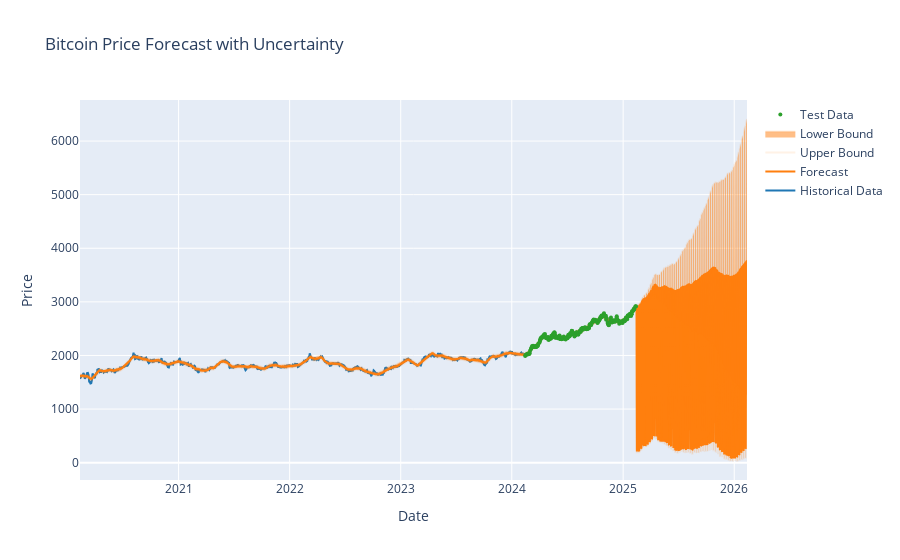

Notebook code cell kept with this figure:
### Code cell
# Import required libraries
import pandas as pd
from prophet import Prophet
from prophet.diagnostics import cross_validation, performance_metrics
import plotly.graph_objects as go
import matplotlib.pyplot as plt

# Load the Bitcoin data
df = pd.read_csv('./CSV/df_gold.csv')

# Convert to datetime and rename columns
df['Date'] = pd.to_datetime(df['Date'])
df = df.rename(columns={'Date': 'ds', 'Close': 'y'})

# Split data into train and test (80-20 split)
train_size = int(len(df) * 0.8)
train = df.iloc[:train_size]
test = df.iloc[train_size:]

# Model Configuration
m = Prophet(
    changepoint_prior_scale=0.15,  # Augmentation de la flexibilité des changepoints
    seasonality_mode='multiplicative',  # Mode saisonnier multiplicatif
    yearly_seasonality=20,           # Fourier terms pour la saisonnalité annuelle
    weekly_seasonality=15,           # Fourier terms pour la saisonnalité hebdomadaire
    daily_seasonality=False,         # Désactivé pour les données quotidiennes
    n_changepoints=200               # Augmentation du nombre de points de changement
)

# Add seasonalities
m.add_seasonality(name='monthly', period=30.5, fourier_order=10)

# Model Training
m.fit(train)

# Cross-validation
df_cv = cross_validation(
    m,
    initial='730 days',  # Période d'entraînement initiale (2 ans)
    period='180 days',   # Période entre les splits (6 mois)
    horizon='90 days'    # Période de prévision (3 mois)
)

# Calculate performance metrics
df_p = performance_metrics(df_cv)

# Display performance metrics
print("\nPerformance Metrics:")
print(df_p[['horizon', 'mae', 'rmse', 'mape']].tail())

# Calculate average metrics
average_mae = df_p['mae'].mean()
average_rmse = df_p['rmse'].mean()
average_mape = df_p['mape'].mean() * 100

print(f"\nAverage Metrics:")
print(f"MAE: {average_mae:.2f}")
print(f"RMSE: {average_rmse:.2f}")
print(f"MAPE: {average_mape:.2f}%")

# Final forecast with full data
m_full = Prophet(
    changepoint_prior_scale=0.15,
    seasonality_mode='multiplicative',  
    yearly_seasonality=20,
    weekly_seasonality=15,
    daily_seasonality=False,
    n_changepoints=200
).fit(df)

future = m_full.make_future_dataframe(periods=365)
forecast = m_full.predict(future)

# Plotting
fig = go.Figure()

# Actual data
fig.add_trace(go.Scatter(
    x=df['ds'], 
    y=df['y'], 
    mode='lines', 
    name='Historical Data',
    line=dict(color='#1f77b4')
))

# Forecast
fig.add_trace(go.Scatter(
    x=forecast['ds'], 
    y=forecast['yhat'], 
    mode='lines', 
    name='Forecast',
    line=dict(color='#ff7f0e')))
    
# Uncertainty interval
fig.add_trace(go.Scatter(
    x=forecast['ds'],
    y=forecast['yhat_upper'],
    fill=None,
    mode='lines',
    line=dict(color='rgba(255,127,14,0.1)'),
    name='Upper Bound'))

fig.add_trace(go.Scatter(
    x=forecast['ds'],
    y=forecast['yhat_lower'],
    fill='tonexty',
    mode='lines',
    line=dict(color='rgba(255,127,14,0.1)'),
    name='Lower Bound'))

# Test data comparison
fig.add_trace(go.Scatter(
    x=test['ds'], 
    y=test['y'], 
    mode='markers', 
    name='Test Data',
    marker=dict(color='#2ca02c', size=4)))
    
fig.update_layout(
    title='Bitcoin Price Forecast with Uncertainty',
    xaxis_title='Date',
    yaxis_title='Price',
    hovermode='x unified',
    showlegend=True
)

fig.show()

### Figure 1 — Plotly figure (JSON) as saved in the notebook; plotly's stock layout.template omitted (floating-point values rounded to 4 significant figures; data arrays with more than 128 entries replaced by an {"elided": "..."} marker saying what was removed)
{"data": [{"line": {"color": "#1f77b4"}, "mode": "lines", "name": "Historical Data", "type": "scatter", "x": {"elided": "1260 str values"}, "y": {"elided": "1260 float values"}}, {"line": {"color": "#ff7f0e"}, "mode": "lines", "name": "Forecast", "type": "scatter", "x": {"elided": "1625 str values"}, "y": {"elided": "1625 float values"}}, {"line": {"color": "rgba(255,127,14,0.1)"}, "mode": "lines", "name": "Upper Bound", "type": "scatter", "x": {"elided": "1625 str values"}, "y": {"elided": "1625 float values"}}, {"fill": "tonexty", "line": {"color": "rgba(255,127,14,0.1)"}, "mode": "lines", "name": "Lower Bound", "type": "scatter", "x": {"elided": "1625 str values"}, "y": {"elided": "1625 float values"}}, {"marker": {"color": "#2ca02c", "size": 4}, "mode": "markers", "name": "Test Data", "type": "scatter", "x": {"elided": "252 str values"}, "y": {"elided": "252 float values"}}], "layout": {"hovermode": "x unified", "showlegend": true, "title": {"text": "Bitcoin Price Forecast with Uncertainty"}, "xaxis": {"title": {"text": "Date"}}, "yaxis": {"title": {"text": "Price"}}}}
